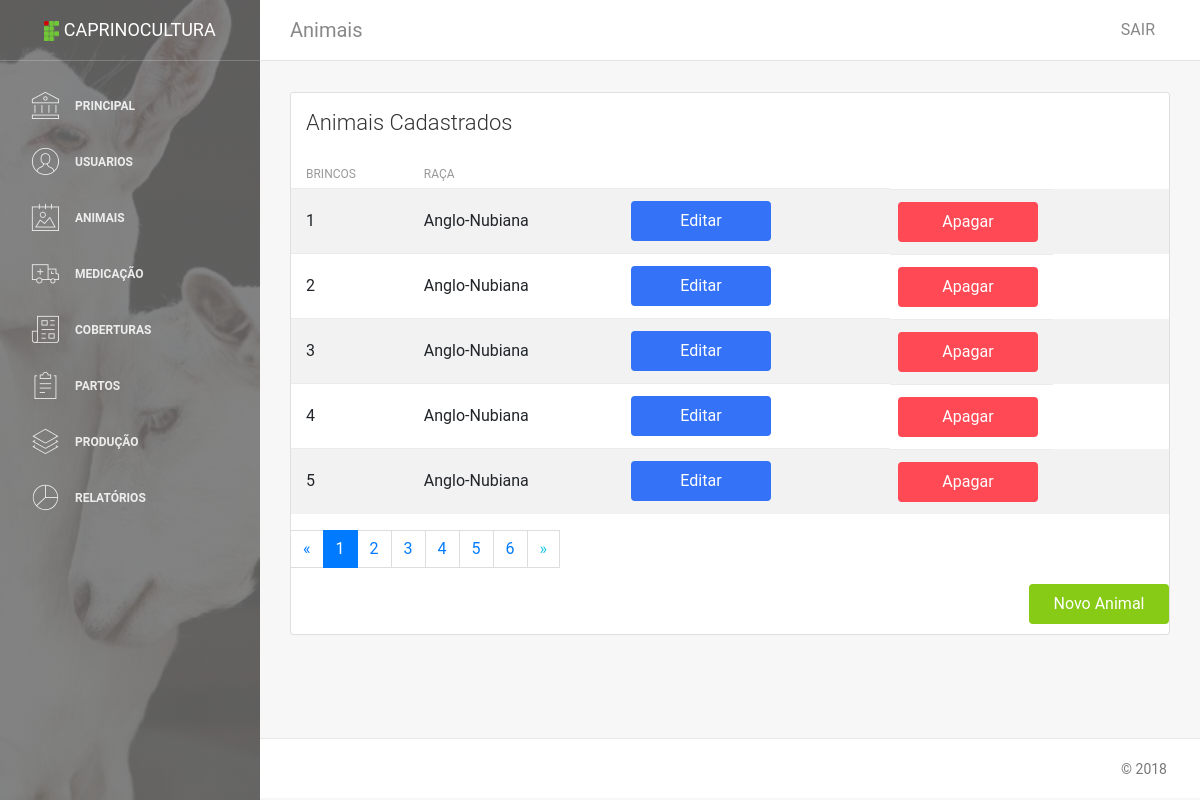
/animais/mostra_animal/ (signed in), run on the app's committed database.
### caprino/animais/models.py (models this page shows, shortened)
class Animal(models.Model):
    rgb_animal = models.CharField(verbose_name='RGD', max_length=50, blank=True, null=True)
    nome_animal = models.CharField(verbose_name='Nome', max_length=50, blank=True, null=True)
    numero_animal = models.IntegerField(verbose_name='Numero', blank=True, null=True)
    sexo_animal = models.ForeignKey(Sexo, verbose_name="Sexo", related_name="Sexo", on_delete=models.SET_NULL, null=True)
    nascimento_animal = models.DateField(verbose_name='Nascimento', default=None)
    raca_animal = models.ForeignKey(Raca, verbose_name="Raca", related_name="Raca", on_delete=models.SET_NULL, null=True)
    sangue_animal = models.ForeignKey(Sangue, verbose_name="Sangue", related_name="Sangue", on_delete=models.SET_NULL, null=True)
    brincos_animal = models.CharField(verbose_name='Brincos', max_length=50)
    vida_animal = models.ForeignKey(Vida, verbose_name="Vida", related_name="Vida", on_delete=models.SET_NULL, null=True)
    mae_animal = models.CharField(verbose_name='Mãe', max_length=50, blank=True, null=True)
    pai_animal = models.CharField(verbose_name='Pai', max_length=50, blank=True, null=True)
    foto_animal = models.ImageField(verbose_name='Foto', upload_to='img/' , blank=True, null=True)
    observacao_animal = models.TextField(verbose_name='Observação', blank=True, null=True)
    class Meta:
        verbose_name = 'Animal'

class Raca(models.Model):
    raca = models.CharField(verbose_name='Raça', max_length=50, blank=True, null=True)
    def __str__(self):
        return self.raca
    class Meta:
        verbose_name = 'Raca'

### caprino/animais/views.py (the view)
# urls.py: path('mostra_animal/', views.MostraAnimal, name='Mostra_Animal'),
@login_required
def MostraAnimal(request):
    animais = Animal.objects.all()
    paginator = Paginator(animais, 5)
    page = request.GET.get('page')
    try:
        animais = paginator.page(page)
    except PageNotAnInteger:
        animais = paginator.page(1)
    except EmptyPage:
        animais = paginator.page(paginator.num_pages)
    return render(request, 'animais/mostraAnimais.html', {'animais': animais})

### templates/animais/mostraAnimais.html (shortened to what this page needs)
{% extends 'base.html' %}
{% block conteudo %}
<nav class="navbar navbar-expand-lg " color-on-scroll="500">
    <div class=" container-fluid  ">
        <a class="navbar-brand" href="#pablo">Animais </a>
        <div class="collapse navbar-collapse justify-content-end" id="navigation">
            <ul class="nav navbar-nav mr-auto">
                <li class="nav-item">
                    <a href="#" class="nav-link" data-toggle="dropdown">
                    </a>
                </li>
            </ul>
            <ul class="navbar-nav ml-auto">
                <li class="nav-item">
                    <a class="nav-link" href="{% url 'caprino.contas:Sair' %}">
                        <span class="no-icon">SAIR</span>
                    </a>
                </li>
            </ul>
        </div>
    </div>
</nav>
<div class="content">
    <div class="container-fluid">
        <div class="row">
            <div class="col-md-12">
            </div>
        </div>
    </div>
    <div class="container-fluid">
        <div class="row">
            <div class="col-md-12">
                <div class="card strpied-tabled-with-hover">
                    <div class="card-header ">
                        <h4 class="card-title">Animais Cadastrados</h4>
                    </div>
                    <div class="card-body table-full-width table-responsive">
                        <table class="table table-hover table-striped">
                            <thead>
                                <tr>
                                    <th>Brincos</th>
                                    <th>Raça</th>
                                </tr>
                            </thead>
                            <tbody>
                                {% for animal in animais %}
                                <tr>
                                    <td>{{ animal.brincos_animal }}</td>
                                    <td>{{ animal.raca_animal }}</td>
                                    <td><a class="btn btn-primary btn-fill btn-wd" href="{% url 'caprino.animais:Atualiza_Animal' animal.id %}" title="Editar">Editar</a></td>
                                    <td><a class="btn btn-danger btn-fill btn-wd" href="{% url 'caprino.animais:Apaga_Animal' animal.id %}" title="Apagar">Apagar</a></td>
                                </tr>
                                {% endfor %}
                            </tbody>
                        </table>
                        {% if animais.has_other_pages %}
                        <nav aria-label="Page navigation">
                            <ul class="pagination">
                                {% if animais.has_previous %}
                                    <li class="page-link"><a href="?page={{ animais.previous_page_number }}">&laquo;</a></li>
                                {% else %}
                                    <li class="page-link disabled"><span>&laquo;</span></li>
                                {% endif %}
                                {% for i in animais.paginator.page_range %}
                                    {% if animais.number == i %}
                                        <li class="page-item active"><span class="page-link">{{ i }} <span class="sr-only">(current)</span></span></li>
                                    {% else %}
                                        <li class="page-item"><a class="page-link" href="?page={{ i }}">{{ i }}</a></li>
                                    {% endif %}
                                {% endfor %}
                                {% if animais.has_next %}
                                    <li class="page-link"><a href="?page={{ animais.next_page_number }}">&raquo;</a></li>
                                {% else %}
                                    <li class="page-link disabled"><span>&raquo;</span></li>
                                {% endif %}
                            </ul>
                        </nav>
                        {% endif %}
                        <a style="float:right;" class="btn btn-success btn-fill btn-wd" href="{% url 'caprino.animais:Novo_Animal' %}" role="button">Novo Animal</a>
                    </div>
                </div>
            </div>
        </div>
    </div>
</div>
{% endblock %}

### data on the page
Animal: brincos_animal "1", raca_animal "Anglo-Nubiana"
Animal: brincos_animal "2", raca_animal "Anglo-Nubiana"
Animal: brincos_animal "3", raca_animal "Anglo-Nubiana"
Animal: brincos_animal "4", raca_animal "Anglo-Nubiana"
Animal: brincos_animal "5", raca_animal "Anglo-Nubiana"

### other printed values
{{ i }} "1"
{{ i }} "2" "3" "4" "5" "6"
